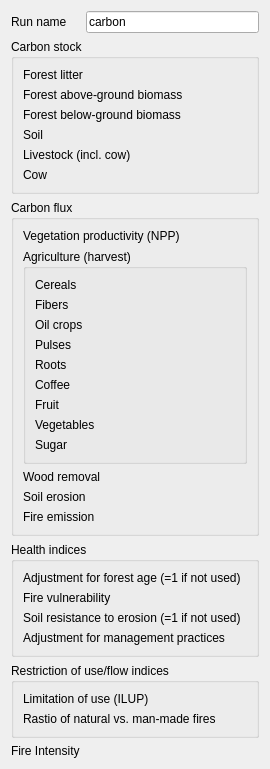
                            <widget class="QWidget" name="CARBON_">
                              <layout class="QFormLayout" name="formLayout_6">
                                <item row="0" column="0">
                                  <widget class="QLabel" name="label_14">
                                    <property name="text">
                                      <string>Run name</string>
                                    </property>
                                  </widget>
                                </item>
                                <item row="0" column="1">
                                  <widget class="QLineEdit" name="run_name_">
                                    <property name="text">
                                      <string>carbon</string>
                                    </property>
                                  </widget>
                                </item>
                                <item row="1" column="0" colspan="2">
                                  <widget class="QGroupBox" name="groupBox_8">
                                    <property name="title">
                                      <string>Carbon stock</string>
                                    </property>
                                    <layout class="QFormLayout" name="formLayout_32">
                                      <item row="0" column="0">
                                        <widget class="QLabel" name="label_15">
                                          <property name="text">
                                            <string>Forest litter</string>
                                          </property>
                                        </widget>
                                      </item>
                                      <item row="0" column="1">
                                        <widget class="QgsFileWidget" name="ForestLitter_">
                                          <property name="filter">
                                            <string>Geotiff (*.tiff *.tif);; All Files (*.*)</string>
                                          </property>
                                        </widget>
                                      </item>
                                      <item row="1" column="0">
                                        <widget class="QLabel" name="label_16">
                                          <property name="text">
                                            <string>Forest above-ground biomass</string>
                                          </property>
                                        </widget>
                                      </item>
                                      <item row="1" column="1">
                                        <widget class="QgsFileWidget" name="ForestAGB_">
                                          <property name="filter">
                                            <string>Geotiff (*.tiff *.tif);; All Files (*.*)</string>
                                          </property>
                                        </widget>
                                      </item>
                                      <item row="2" column="0">
                                        <widget class="QLabel" name="label_5">
                                          <property name="text">
                                            <string>Forest below-ground biomass</string>
                                          </property>
                                        </widget>
                                      </item>
                                      <item row="2" column="1">
                                        <widget class="QgsFileWidget" name="ForestBGB_">
                                          <property name="filter">
                                            <string>Geotiff (*.tiff *.tif);; All Files (*.*)</string>
                                          </property>
                                        </widget>
                                      </item>
                                      <item row="3" column="0">
                                        <widget class="QLabel" name="label_19">
                                          <property name="text">
                                            <string>Soil</string>
                                          </property>
                                        </widget>
                                      </item>
                                      <item row="3" column="1">
                                        <widget class="QgsFileWidget" name="Soil_">
                                          <property name="filter">
                                            <string>Geotiff (*.tiff *.tif);; All Files (*.*)</string>
                                          </property>
                                        </widget>
                                      </item>
                                      <item row="4" column="0">
                                        <widget class="QLabel" name="label_20">
                                          <property name="text">
                                            <string>Livestock (incl. cow)</string>
                                          </property>
                                        </widget>
                                      </item>
                                      <item row="4" column="1">
                                        <widget class="QgsFileWidget" name="Livestock_">
                                          <property name="filter">
                                            <string>Geotiff (*.tiff *.tif);; All Files (*.*)</string>
                                          </property>
                                        </widget>
                                      </item>
                                      <item row="5" column="1">
                                        <widget class="QgsFileWidget" name="Cow_">
                                          <property name="filter">
                                            <string>Geotiff (*.tiff *.tif);; All Files (*.*)</string>
                                          </property>
                                        </widget>
                                      </item>
                                      <item row="5" column="0">
                                        <widget class="QLabel" name="label_37">
                                          <property name="text">
                                            <string>Cow</string>
                                          </property>
                                        </widget>
                                      </item>
                                    </layout>
                                  </widget>
                                </item>
                                <item row="3" column="0" colspan="2">
                                  <widget class="QGroupBox" name="groupBox_9">
                                    <property name="title">
                                      <string>Carbon flux</string>
                                    </property>
                                    <layout class="QFormLayout" name="formLayout_33">
                                      <item row="0" column="0">
                                        <widget class="QLabel" name="label_21">
                                          <property name="text">
                                            <string>Vegetation productivity (NPP)</string>
                                          </property>
                                        </widget>
                                      </item>
                                      <item row="0" column="1">
                                        <widget class="QgsFileWidget" name="NPP_">
                                          <property name="filter">
                                            <string>Geotiff (*.tiff *.tif);; All Files (*.*)</string>
                                          </property>
                                        </widget>
                                      </item>
                                      <item row="2" column="0">
                                        <widget class="QLabel" name="label_30">
                                          <property name="text">
                                            <string>Wood removal</string>
                                          </property>
                                        </widget>
                                      </item>
                                      <item row="2" column="1">
                                        <widget class="QgsFileWidget" name="WoodRemoval_">
                                          <property name="filter">
                                            <string>Geotiff (*.tiff *.tif);; All Files (*.*)</string>
                                          </property>
                                        </widget>
                                      </item>
                                      <item row="4" column="0">
                                        <widget class="QLabel" name="label_31">
                                          <property name="text">
                                            <string>Soil erosion</string>
                                          </property>
                                        </widget>
                                      </item>
                                      <item row="4" column="1">
                                        <widget class="QgsFileWidget" name="SoilErosion_">
                                          <property name="filter">
                                            <string>Geotiff (*.tiff *.tif);; All Files (*.*)</string>
                                          </property>
                                        </widget>
                                      </item>
                                      <item row="5" column="1">
                                        <widget class="QgsFileWidget" name="Fire_">
                                          <property name="filter">
                                            <string>Geotiff (*.tiff *.tif);; All Files (*.*)</string>
                                          </property>
                                        </widget>
                                      </item>
                                      <item row="5" column="0">
                                        <widget class="QLabel" name="label_38">
                                          <property name="text">
                                            <string>Fire emission</string>
                                          </property>
                                        </widget>
                                      </item>
                                      <item row="1" column="0" colspan="2">
                                        <widget class="QGroupBox" name="groupBox_10">
                                          <property name="title">
                                            <string>Agriculture (harvest)</string>
                                          </property>
                                          <layout class="QFormLayout" name="formLayout_34">
                                            <item row="0" column="0">
                                              <widget class="QLabel" name="label_22">
                                                <property name="text">
                                                  <string>Cereals</string>
                                                </property>
                                              </widget>
                                            </item>
                                            <item row="0" column="1">
                                              <widget class="QgsFileWidget"
                                                name="Agriculture_cereals_">
                                                <property name="filter">
                                                  <string>Geotiff (*.tiff *.tif);; All Files (*.*)</string>
                                                </property>
                                              </widget>
                                            </item>
                                            <item row="1" column="0">
                                              <widget class="QLabel" name="label_23">
                                                <property name="text">
                                                  <string>Fibers</string>
                                                </property>
                                              </widget>
                                            </item>
                                            <item row="1" column="1">
                                              <widget class="QgsFileWidget"
                                                name="Agriculture_fiber_">
                                                <property name="filter">
                                                  <string>Geotiff (*.tiff *.tif);; All Files (*.*)</string>
                                                </property>
                                              </widget>
                                            </item>
                                            <item row="2" column="0">
                                              <widget class="QLabel" name="label_24">
                                                <property name="text">
                                                  <string>Oil crops</string>
                                                </property>
                                              </widget>
                                            </item>
                                            <item row="2" column="1">
                                              <widget class="QgsFileWidget"
                                                name="Agriculture_oilcrop_">
                                                <property name="filter">
                                                  <string>Geotiff (*.tiff *.tif);; All Files (*.*)</string>
                                                </property>
                                              </widget>
                                            </item>
                                            <item row="3" column="0">
                                              <widget class="QLabel" name="label_25">
                                                <property name="text">
                                                  <string>Pulses</string>
                                                </property>
                                              </widget>
                                            </item>
                                            <item row="3" column="1">
                                              <widget class="QgsFileWidget"
                                                name="Agriculture_pulses_">
                                                <property name="filter">
                                                  <string>Geotiff (*.tiff *.tif);; All Files (*.*)</string>
                                                </property>
                                              </widget>
                                            </item>
                                            <item row="4" column="0">
                                              <widget class="QLabel" name="label_26">
                                                <property name="text">
                                                  <string>Roots</string>
                                                </property>
                                              </widget>
                                            </item>
                                            <item row="4" column="1">
                                              <widget class="QgsFileWidget"
                                                name="Agriculture_roots_">
                                                <property name="filter">
                                                  <string>Geotiff (*.tiff *.tif);; All Files (*.*)</string>
                                                </property>
                                              </widget>
                                            </item>
                                            <item row="5" column="0">
                                              <widget class="QLabel" name="label_27">
                                                <property name="text">
                                                  <string>Coffee</string>
                                                </property>
                                              </widget>
                                            </item>
                                            <item row="5" column="1">
                                              <widget class="QgsFileWidget" name="Agriculture_cafe_">
                                                <property name="filter">
                                                  <string>Geotiff (*.tiff *.tif);; All Files (*.*)</string>
                                                </property>
                                              </widget>
                                            </item>
                                            <item row="6" column="0">
                                              <widget class="QLabel" name="label_42">
                                                <property name="text">
                                                  <string>Fruit</string>
                                                </property>
                                              </widget>
                                            </item>
                                            <item row="6" column="1">
                                              <widget class="QgsFileWidget"
                                                name="Agriculture_fruit_">
                                                <property name="filter">
                                                  <string>Geotiff (*.tiff *.tif);; All Files (*.*)</string>
                                                </property>
                                              </widget>
                                            </item>
                                            <item row="7" column="0">
                                              <widget class="QLabel" name="label_28">
                                                <property name="text">
                                                  <string>Vegetables</string>
                                                </property>
                                              </widget>
                                            </item>
                                            <item row="7" column="1">
                                              <widget class="QgsFileWidget"
                                                name="Agriculture_vegetables_">
                                                <property name="filter">
                                                  <string>Geotiff (*.tiff *.tif);; All Files (*.*)</string>
                                                </property>
                                              </widget>
                                            </item>
                                            <item row="8" column="0">
                                              <widget class="QLabel" name="label_29">
                                                <property name="text">
                                                  <string>Sugar</string>
                                                </property>
                                              </widget>
                                            </item>
                                            <item row="8" column="1">
                                              <widget class="QgsFileWidget"
                                                name="Agriculture_sugar_">
                                                <property name="filter">
                                                  <string>Geotiff (*.tiff *.tif);; All Files (*.*)</string>
                                                </property>
                                              </widget>
                                            </item>
                                          </layout>
                                        </widget>
                                      </item>
                                    </layout>
                                  </widget>
                                </item>
                                <item row="7" column="0" colspan="2">
                                  <widget class="QGroupBox" name="groupBox_11">
                                    <property name="title">
                                      <string>Health indices</string>
                                    </property>
                                    <layout class="QFormLayout" name="formLayout_35">
                                      <item row="0" column="0">
                                        <widget class="QLabel" name="label_33">
                                          <property name="text">
                                            <string>Adjustment for forest age (=1 if not used)</string>
                                          </property>
                                        </widget>
                                      </item>
                                      <item row="0" column="1">
                                        <widget class="QgsFileWidget" name="CEH1_">
                                          <property name="filter">
                                            <string>Geotiff (*.tiff *.tif);; All Files (*.*)</string>
                                          </property>
                                        </widget>
                                      </item>
                                      <item row="1" column="0">
                                        <widget class="QLabel" name="label_34">
                                          <property name="text">
                                            <string>Fire vulnerability</string>
                                          </property>
                                        </widget>
                                      </item>
                                      <item row="1" column="1">
                                        <widget class="QgsFileWidget" name="CEH4_">
                                          <property name="filter">
                                            <string>Geotiff (*.tiff *.tif);; All Files (*.*)</string>
                                          </property>
                                        </widget>
                                      </item>
                                      <item row="2" column="0">
                                        <widget class="QLabel" name="label_35">
                                          <property name="text">
                                            <string>Soil resistance to erosion (=1 if not used)</string>
                                          </property>
                                        </widget>
                                      </item>
                                      <item row="2" column="1">
                                        <widget class="QgsFileWidget" name="CEH6_">
                                          <property name="filter">
                                            <string>Geotiff (*.tiff *.tif);; All Files (*.*)</string>
                                          </property>
                                        </widget>
                                      </item>
                                      <item row="3" column="0">
                                        <widget class="QLabel" name="label_36">
                                          <property name="text">
                                            <string>Adjustment for management practices</string>
                                          </property>
                                        </widget>
                                      </item>
                                      <item row="3" column="1">
                                        <widget class="QgsFileWidget" name="CEH7_">
                                          <property name="filter">
                                            <string>Geotiff (*.tiff *.tif);; All Files (*.*)</string>
                                          </property>
                                        </widget>
                                      </item>
                                    </layout>
                                  </widget>
                                </item>
                                <item row="28" column="0">
                                  <widget class="QLabel" name="label_40">
                                    <property name="text">
                                      <string>Fire Intensity</string>
                                    </property>
                                  </widget>
                                </item>
                                <item row="28" column="1">
                                  <widget class="QgsFileWidget" name="FireInten_" >
                                   <property name="filter">
                                    <string>Geotiff (*.tiff *.tif);; All Files (*.*)</string>
                                   </property>
                                  </widget>
                                </item>
                                <item row="10" column="0" colspan="2">
                                  <widget class="QGroupBox" name="groupBox_12">
                                    <property name="title">
                                      <string>Restriction of use/flow indices</string>
                                    </property>
                                    <layout class="QFormLayout" name="formLayout_36">
                                      <item row="0" column="0">
                                        <widget class="QLabel" name="label_32">
                                          <property name="text">
                                            <string>Limitation of use (ILUP)</string>
                                          </property>
                                        </widget>
                                      </item>
                                      <item row="0" column="1">
                                        <widget class="QgsFileWidget" name="ILUP_">
                                          <property name="filter">
                                            <string>Geotiff (*.tiff *.tif);; All Files (*.*)</string>
                                          </property>
                                        </widget>
                                      </item>
                                      <item row="1" column="0">
                                        <widget class="QLabel" name="label_39">
                                          <property name="text">
                                            <string>Rastio of natural vs. man-made fires</string>
                                          </property>
                                        </widget>
                                      </item>
                                      <item row="1" column="1">
                                        <widget class="QgsFileWidget" name="FireSplit_">
                                          <property name="filter">
                                            <string>Geotiff (*.tiff *.tif);; All Files (*.*)</string>
                                          </property>
                                        </widget>
                                      </item>
                                    </layout>
                                  </widget>
                                </item>
                              </layout>
                            </widget>
